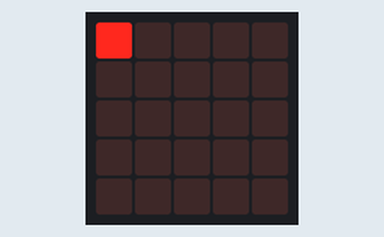
A program run on a simulated BBC micro:bit (MakeCode). Parts: the board's 5×5 LED display.

Above: at 0.15 s.
At 4.99 s:
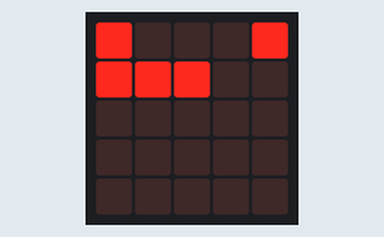
At 9.84 s:
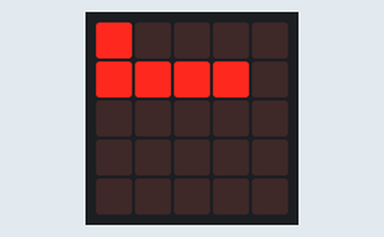
At 19.86 s:
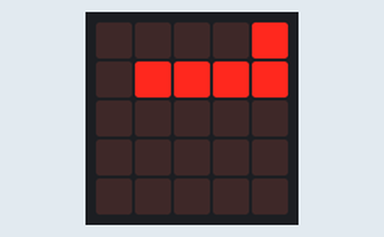
At 29.59 s:
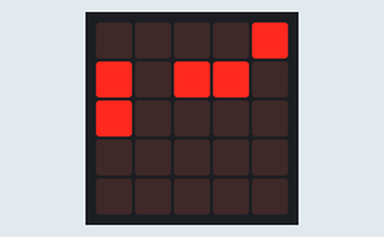
At 39.62 s:
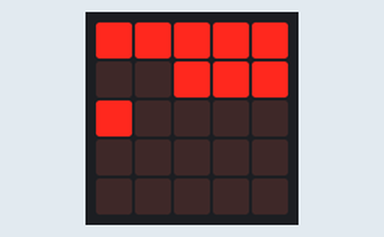

The program:

main.ts
```typescript
let x = 0
let i = 0
let a = 0
basic.forever(function () {
    x += 1
    i = 0
    a = x
    while (a != 1) {
        if (a % 2 == 1) {
            led.plot(i % 5, Math.idiv(i, 5))
        } else {
            led.unplot(i % 5, Math.idiv(i, 5))
        }
        a = Math.trunc(a / 2)
        i += 1
    }
    if (a % 2 == 1) {
        led.plot(i % 5, Math.idiv(i, 5))
    } else {
        led.unplot(i % 5, Math.idiv(i, 5))
    }
})
```

test.ts
```typescript
// Tady jsou testy. Při použití tohoto balíčku jako rozšíření nebude zkompilováno.
```
